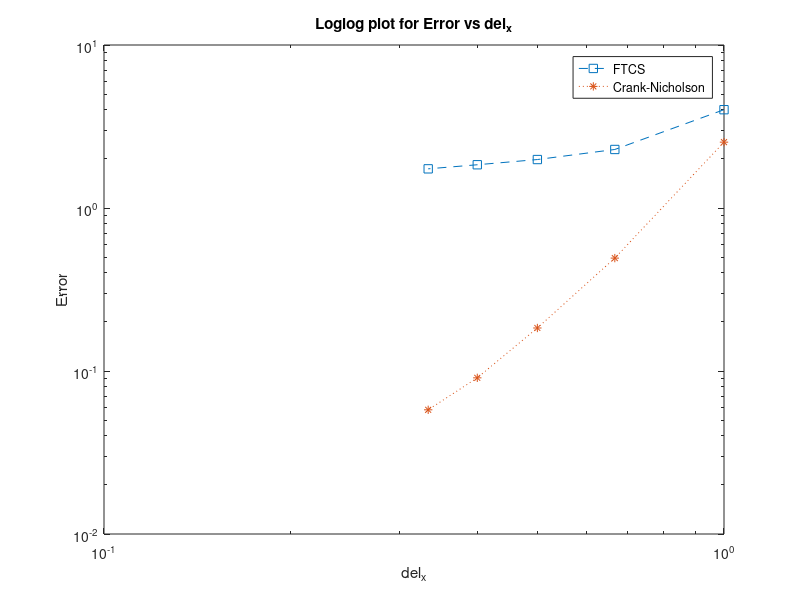
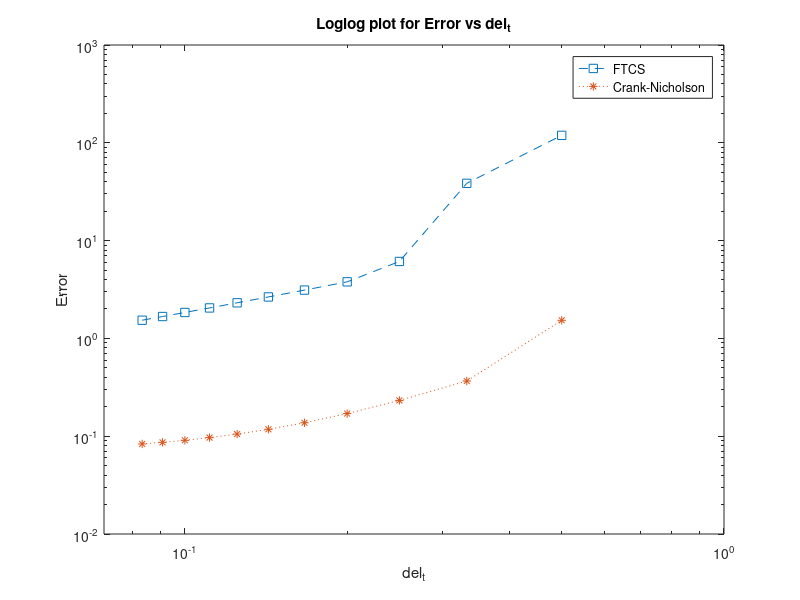

The MATLAB script that drew these images, in order:
%% Error Plots

Errx_FTCS=[4.0099 2.286 1.983 1.8422 1.7389];
Errx_CN=[2.535 0.4928 0.1836 0.0908 0.0578];
dx=[1 0.666666667 0.5 0.4 0.333333333];

loglog(dx,Errx_FTCS,'s--')
hold on
loglog(dx,Errx_CN,'*:')
title('Loglog plot for Error vs del_x');
xlabel('del_x');
ylabel('Error');
legend('FTCS','Crank-Nicholson');
mx_FTCS=(log(Errx_FTCS(3))-log(Errx_FTCS(1)))/(log(dx(3))-log(dx(1)));
mx_CN=(log(Errx_CN(2))-log(Errx_CN(1)))/(log(dx(2))-log(dx(1)));

Errt_CN=[0.08337 0.0865 0.0908 0.09677 0.1051 0.1176 0.1372 0.1704 0.23215 0.3666 1.5314];
Errt_FTCS=[1.5348 1.674 1.8422 2.049 2.312 2.654 3.118 3.787 6.1205 38.501 119.1535];
dt=[0.083333333 0.090909091 0.1 0.111111111 0.125 0.142857143 0.166666667 0.2 0.25 0.333333333 0.5];

figure
loglog(dt,Errt_FTCS,'s--')
hold on
loglog(dt,Errt_CN,'*:')
xlim([10^-(1.15) 1]);
title('Loglog plot for Error vs del_t');
xlabel('del_t');
ylabel('Error');
legend('FTCS','Crank-Nicholson');



